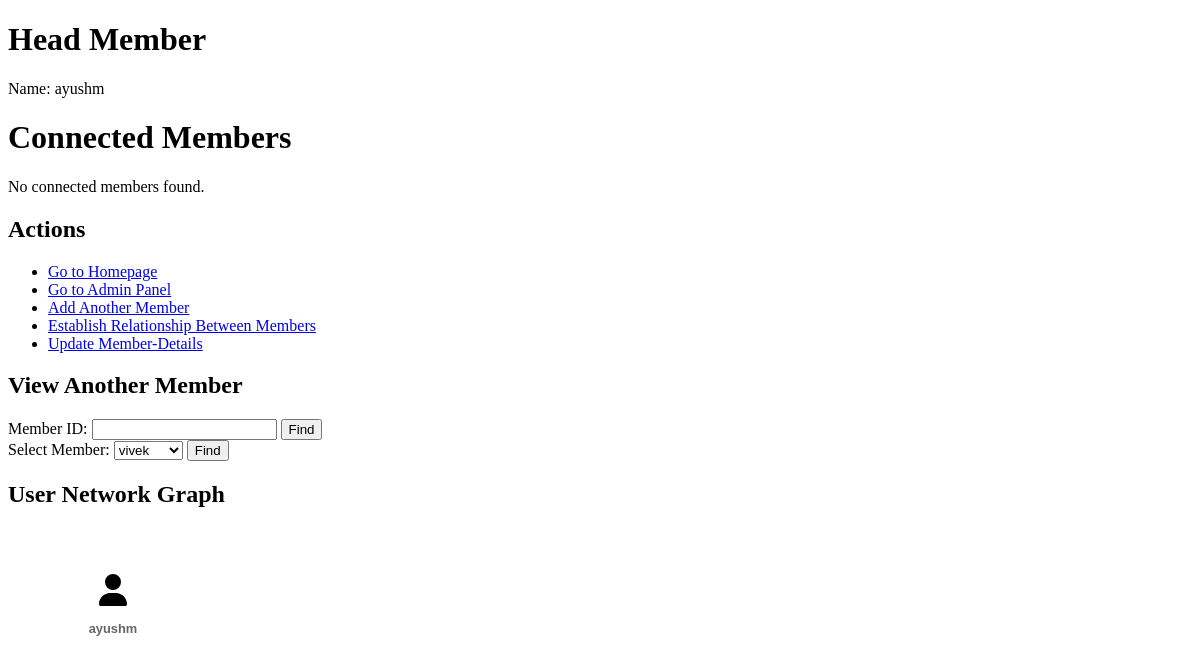
The app's page /member/2/, older data.
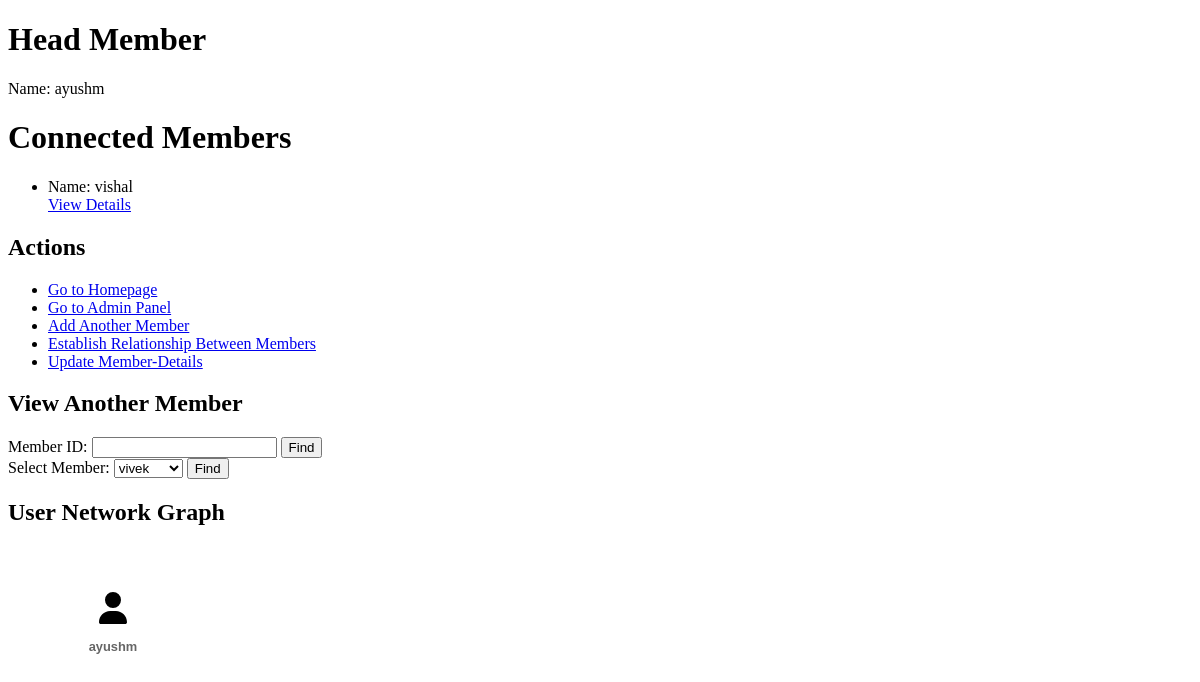
The same page, newer data.
### mlm/models.py (models this page shows)
class MemberRelationship(models.Model):
    parent = models.ForeignKey(Member, related_name='children', on_delete=models.CASCADE)
    child = models.ForeignKey(Member, related_name='parents', on_delete=models.CASCADE)

class Member(models.Model):
    user = models.OneToOneField(User, on_delete=models.CASCADE)
    sponsor = models.ForeignKey('self', on_delete=models.CASCADE, blank=True, null=True)

### mlm/views.py (the view)
# urls.py: path('member/<int:member_id>/', views.member_detail, name='member_detail'),
def member_detail(request, member_id):
    member = Member.objects.get(id=member_id)
    members = Member.objects.all()
    def get_network_tree(member):
        children = []
        for child_relationship in member.children.all():
            children.append(get_network_tree(child_relationship.child))
        return {
            'name': member.user.username,
            'children': children
        }
    network_data = get_network_tree(member)
    network_tree_html = render_network_tree(network_data)
    return render(request, 'member_detail.html', {'member': member, 'members': members, 'network_tree': network_tree_html})

### mlm/views.py (called while the page is built)
def render_network_tree(node):
    html = f'<li><a href="javascript:void(0);"><div class="member-view-box"><div class="member-image"><svg xmlns="http://www.w3.org/2000/svg" viewBox="0 0 448 512" class="icon"><!--!Font Awesome Free 6.5.2 by @fontawesome - https://fontawesome.com License - https://fontawesome.com/license/free Copyright 2024 Fonticons, Inc.--><path d="M224 256A128 128 0 1 0 224 0a128 128 0 1 0 0 256zm-45.7 48C79.8 304 0 383.8 0 482.3C0 498.7 13.3 512 29.7 512H418.3c16.4 0 29.7-13.3 29.7-29.7C448 383.8 368.2 304 269.7 304H178.3z"/></svg><div class="member-details"><h3>{node["name"]}</h3></div></div></div></a>'
    if node.get('children'):
        html += '<ul>'
        for child in node['children']:
            html += render_network_tree(child)
        html += '</ul>'
    html += '</li>'
    return html

### mlm/templates/member_detail.html (shortened to what this page needs)
<!DOCTYPE html>
<html>
<head>
</head>
<body>
    <h1>Head Member</h1>
    <p>Name: {{ member.user.username }}</p>
    <h1>Connected Members</h1>
    {% if member.children.all %}
        <ul>
        {% for relationship in member.children.all %}
            <li>
                Name: {{ relationship.child.user.username }}
                <br><a href="{% url 'member_detail' relationship.child.id %}">View Details</a>
            </li>
        {% endfor %}
        </ul>
    {% else %}
        <p>No connected members found.</p>
    {% endif %}
    <h2>Actions</h2>
    <ul>
        <li><a href="{% url 'homepage' %}">Go to Homepage</a></li>
        <li><a href="/admin/">Go to Admin Panel</a></li>
        <li><a href="{% url 'create_user' %}">Add Another Member</a></li>
        <li><a href="{% url 'establish_relationship' %}">Establish Relationship Between Members</a></li>
        <li><a href="{% url 'update_user' username=member.user.username %}">Update Member-Details</a></li>
    </ul>
    <h2>View Another Member</h2>
    <form action="{% url 'find_member' %}" method="get">
        <label for="member_id">Member ID:</label>
        <input type="text" id="member_id" name="member_id">
        <input type="submit" value="Find">
    </form>
    <form action="{% url 'find_member' %}" method="get">
        <label for="member_select">Select Member:</label>
        <select id="member_select" name="member_id">
            {% for member in members %}
                <option value="{{ member.id }}">{{ member.user.username }}</option>
            {% endfor %}
        </select>
        <input type="submit" value="Find">
    </form>
    <h2>User Network Graph</h2>
    {% include 'member_network.html' %}
</body>
</html>

Row changes from the older to the newer data that the page shows:
added MemberRelationship: child.user.username "vishal"
Text that changed along with them:
text no longer shown: "No connected members found."
